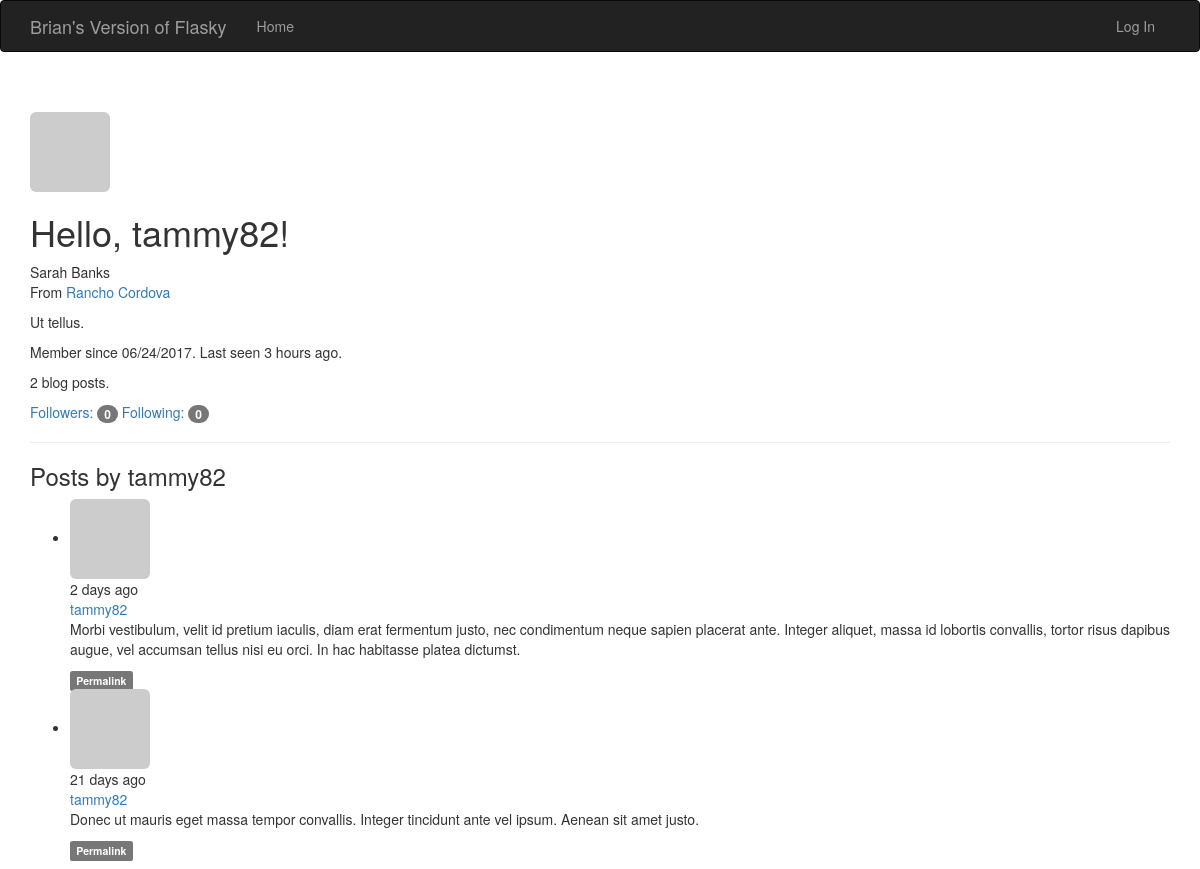
The app's page /user/tammy82 with its own data.
### app/models.py (models this page shows, shortened)
class User(UserMixin, db.Model):
	__tablename__ = 'users'
	id = db.Column(db.Integer, primary_key=True)
	email = db.Column(db.String(64), unique=True, index=True)
	username = db.Column(db.String(64), unique=True, index=True)
	role_id = db.Column(db.Integer, db.ForeignKey('roles.id'))
	password_hash = db.Column(db.String(128))
	confirmed = db.Column(db.Boolean, default=False)
	name = db.Column(db.String(64))
	location = db.Column(db.String(64))
	about_me = db.Column(db.Text())
	member_since = db.Column(db.DateTime(), default=datetime.utcnow)
	last_seen = db.Column(db.DateTime(), default=datetime.utcnow)
	avatar_hash = db.Column(db.String(32))
	posts = db.relationship('Post', backref='author', lazy='dynamic')
	followed = db.relationship('Follow',
								foreign_keys=[Follow.follower_id],
								backref=db.backref('follower', lazy='joined'),
								lazy='dynamic',
								cascade='all, delete-orphan')
	followers = db.relationship('Follow',
								foreign_keys=[Follow.follower_id],
								backref=db.backref('followed', lazy='joined'),
								lazy='dynamic',
								cascade='all, delete-orphan')
	@property
	def password(self):
		raise AttributeError('password is not a readable attribute')
	def gravatar(self, size=100, default='identicon', rating='g'):
		if request.is_secure:
			url = 'https://secure.gravatar.com/avatar'
		else:
			url = 'http://secure.gravatar.com/avatar'
		hash = self.avatar_hash or hashlib.md5(self.email.encode('utf-8')).hexdigest()
		return '{url}/{hash}?s={size}&d={default}&r={rating}'.format(
			url=url, hash=hash, size=size, default=default, rating=rating)

class Post(db.Model):
	__tablename__ = 'posts'
	id = db.Column(db.Integer, primary_key=True)
	body = db.Column(db.Text)
	body_html = db.Column(db.Text)
	timestamp = db.Column(db.DateTime, index=True, default=datetime.utcnow)
	author_id = db.Column(db.Integer, db.ForeignKey('users.id'))

### app/main/views.py (the view)
@main.route('/user/<username>')
def user(username):
	user = User.query.filter_by(username=username).first()
	if user is None:
		abort(404)
	posts = user.posts.order_by(Post.timestamp.desc()).all()
	return render_template('user.html', user=user, posts=posts)

### app/auth/views.py (called while the page is built)
@auth.before_app_request
def before_request():
	if current_user.is_authenticated:
		current_user.ping()
		if not current_user.confirmed \
				and request.endpoint[:5] != 'auth.' \
				and request.endpoint != 'static':
			return redirect(url_for('auth.unconfirmed'))

### app/main/__init__.py (called while the page is built)
@main.app_context_processor
def inject_permissions():
	return dict(Permission=Permission)

### app/models.py (called while the page is built)
	def can(self, permissions):
		return False

	def is_administrator(self):
		return False

### app/templates/user.html (shortened to what this page needs)
{% extends "base.html" %}
{% import "_macros.html" as macros %}
{% block page_content %}
<div class="page-header">
	<img class="img-rounded profile-thumbnail" src="{{ user.gravatar(size=256) }}">
	<div class="profile-header">
		<h1>Hello, {{ user.username }}!</h1>
		{% if user.name or user.location %}
		<p>
			{% if user.name %}{{ user.name }}<br>{% endif %}
			{% if user.location %}
				From <a href="http://maps.google.com/?q+{{ user.location}}">{{ user.location }}</a>
			{% endif %}
		</p>
		{% endif %}
		{% if user.about_me %}<p>{{ user.about_me }}</p>{% endif %}
	    <p>Member since {{ moment(user.member_since).format('L') }}. Last seen {{ moment(user.last_seen).fromNow() }}.</p>
	    <p>{{ user.posts.count() }} blog posts.</p>
	    <p>
	    	<a href="{{ url_for('.followers', username=user.username) }}">Followers: <span class="badge">{{ user.followers.count() }}</span></a>
	    	<a href="{{ url_for('.followed_by', username=user.username) }}">Following: <span class="badge">{{ user.followed.count() }}</span></a>
	    </p>
	</div>
</div>
<h3>Posts by {{ user.username }}</h3>
{% include '_posts.html' %}
{% endblock %}

### app/templates/_posts.html (shortened to what this page needs)
<ul class="posts">
	{% for post in posts %}
	<li class="post">
		<div class="post-thumbnail">
			<a href="{{ url_for('.user', username=post.author.username) }}">
				<img class="img-rounded profile-thumbnail" src="{{ post.author.gravatar(size=40) }}">
			</a>
		</div>
		<div class="post-content">
			<div class="post-date">{{ moment(post.timestamp).fromNow() }}</div>
			<div class="post-author"><a href="{{ url_for('.user', username=post.author.username) }}">{{ post.author.username }}</a></div>
			<div class="post-body">
				{% if post.body_html %}
					{{ post.body_html | safe }}
				{% else %}
					{{ post.body }}
				{% endif %}
			</div>
			<div class="post-footer">
				<a href="{{ url_for('.post', id=post.id) }}">
					<span class="label label-default">Permalink</span>
				</a>
			</div>
		</div>
	</li>
	{% endfor %}
</ul>

### records on screen
User: username "tammy82", name "Sarah Banks", location "Rancho Cordova", about_me "Ut tellus.", member_since "06/24/2017", last_seen "3 hours ago"
Post: timestamp "2 days ago", author.username "tammy82", body_html "Morbi vestibulum, velit id pretium iaculis, diam erat fermentum justo, nec condimentum neque sapien placerat ante. Integer aliquet, massa id lobortis convallis, tortor risus dapibus augue, vel accumsan tellus nisi eu orci. In hac habitasse platea dictumst."
Post: timestamp "21 days ago", author.username "tammy82", body_html "Donec ut mauris eget massa tempor convallis. Integer tincidunt ante vel ipsum. Aenean sit amet justo."

### other values on screen
{{ user.posts.count() }} "2"
{{ user.followers.count() }} "0"
{{ user.followed.count() }} "0"
